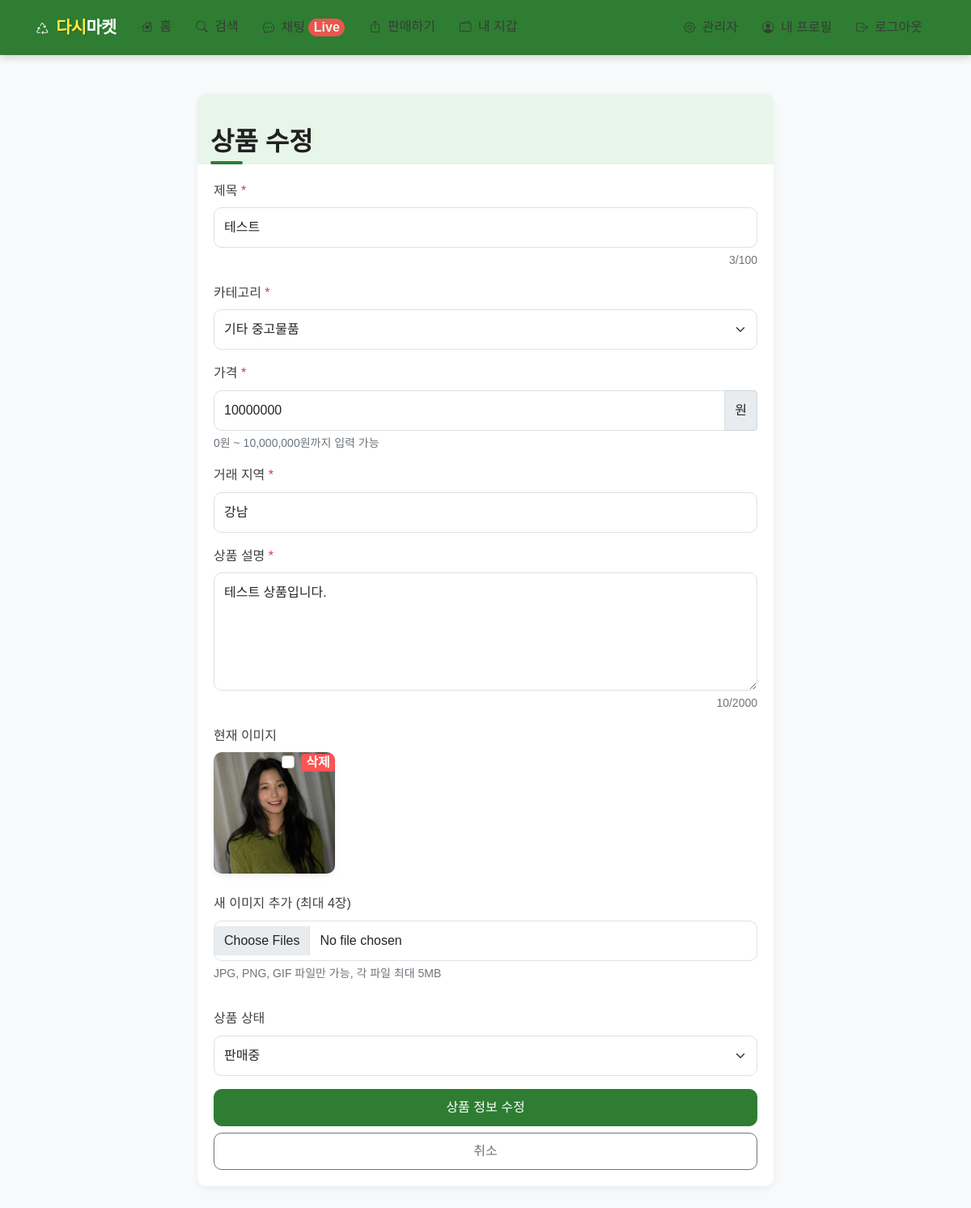
/product/4/edit (signed in), run on the app's committed database.
### app/models.py (models this page shows, shortened)
class Product(db.Model):
    __tablename__ = 'products'
    id = db.Column(db.Integer, primary_key=True)
    title = db.Column(db.String(120), nullable=False)
    description = db.Column(db.Text, nullable=False)
    price = db.Column(db.Integer, nullable=False)
    category = db.Column(db.String(50), nullable=False)
    location = db.Column(db.String(100), nullable=False)
    seller_id = db.Column(db.Integer, db.ForeignKey('users.id'), nullable=False)
    status = db.Column(db.String(20), default='active')  # active, sold, hidden
    created_at = db.Column(db.DateTime, default=datetime.utcnow)
    updated_at = db.Column(db.DateTime, default=datetime.utcnow, onupdate=datetime.utcnow)
    images = db.relationship('ProductImage', backref='product', lazy='dynamic', cascade='all, delete-orphan')
    transfers = db.relationship('Transfer', backref='product', lazy='dynamic')

class ProductImage(db.Model):
    __tablename__ = 'product_images'
    id = db.Column(db.Integer, primary_key=True)
    product_id = db.Column(db.Integer, db.ForeignKey('products.id'), nullable=False)
    image_path = db.Column(db.String(200), nullable=False)
    created_at = db.Column(db.DateTime, default=datetime.utcnow)

### app/product/routes.py (the view)
@bp.route('/<int:product_id>/edit', methods=['GET', 'POST'])
@login_required
def edit_product(product_id):
    product = Product.query.get_or_404(product_id)
    if current_user.id != product.seller_id and not current_user.is_admin:
        flash('이 상품을 수정할 권한이 없습니다.')
        return redirect(url_for('main.index'))
    form = ProductForm()
    if request.method == 'POST':
        product.title = request.form.get('title')
        product.description = request.form.get('description')
        product.price = request.form.get('price')
        product.category = request.form.get('category')
        product.location = request.form.get('location')
        status_map = {
            'available': 'active',  # 판매중 -> active
            'reserved': 'reserved', # 예약중 -> reserved
            'sold': 'sold'          # 판매완료 -> sold
        }
        template_status = request.form.get('status', 'available')
        product.status = status_map.get(template_status, 'active')  # 기본값은 active
        product.updated_at = datetime.utcnow()
        delete_images = request.form.getlist('delete_images')
        for image_id in delete_images:
            image = ProductImage.query.get(image_id)
            if image and image.product_id == product.id:
                if product.images.count() <= 1 and len(delete_images) >= product.images.count() and not request.files.getlist('images')[0].filename:
                    flash('상품 이미지는 최소 1장 이상 필요합니다.')
                    return render_template('product/edit.html', title='상품 수정', form=form, product=product)
                try:
                    os.remove(os.path.join(current_app.config['UPLOAD_FOLDER'], image.image_path))
                except:
                    pass  # 파일이 없어도 계속 진행
                db.session.delete(image)
        images = request.files.getlist('images')
        for image in images:
            if image and image.filename:
                filename = secure_filename(f"{uuid.uuid4()}_{image.filename}")
                file_path = os.path.join('products', filename)
                upload_path = os.path.join(current_app.config['UPLOAD_FOLDER'], 'products')
                os.makedirs(upload_path, exist_ok=True)
                image.save(os.path.join(upload_path, filename))
                product_image = ProductImage(product_id=product.id, image_path=file_path)
                db.session.add(product_image)
        db.session.commit()
        flash('상품 정보가 업데이트되었습니다!')
        return redirect(url_for('product.view_product', product_id=product.id))
    elif request.method == 'GET':
        form.title.data = product.title
        form.description.data = product.description
        form.price.data = product.price
        form.category.data = product.category
        form.location.data = product.location
    form.images.validators = [FileAllowed(['jpg', 'png', 'jpeg', 'gif'], '이미지 파일만 업로드 가능합니다.')]
    return render_template('product/edit.html', title='상품 수정', form=form, product=product)

### app/product/forms.py
class ProductForm(FlaskForm):
    title = StringField('제목', validators=[DataRequired(), Length(min=2, max=120)])
    description = TextAreaField('설명', validators=[DataRequired(), Length(min=10, max=2000)])
    price = IntegerField('가격', validators=[DataRequired(), NumberRange(min=0)])
    category = SelectField('카테고리', validators=[DataRequired()], choices=[
        ('electronics', '전자제품'),
        ('fashion', '패션/의류'),
        ('books', '도서'),
        ('sports', '스포츠/레저'),
        ('furniture', '가구/인테리어'),
        ('beauty', '뷰티/미용'),
        ('toys', '장난감/취미'),
        ('etc', '기타')
    ])
    location = StringField('지역', validators=[DataRequired(), Length(min=2, max=100)])
    status = SelectField('판매 상태', validators=[DataRequired()], choices=[
        ('available', '판매중'),
        ('reserved', '거래중'),
        ('sold', '판매완료')
    ])
    images = MultipleFileField('이미지', validators=[
        FileRequired('최소 한 개의 이미지를 업로드해주세요.'),
        FileAllowed(['jpg', 'png', 'jpeg', 'gif'], '이미지 파일만 업로드 가능합니다.')
    ])
    submit = SubmitField('등록하기')

### app/models.py (called while the page is built)
@login_manager.user_loader
def load_user(id):
    return User.query.get(int(id))

### app/templates/product/edit.html (shortened to what this page needs)
{% extends 'base.html' %}
{% block content %}
<div class="container">
    <div class="row justify-content-center">
        <div class="col-md-8">
            <div class="card">
                <div class="card-header">
                    <h2 class="mb-0">상품 수정</h2>
                </div>
                <div class="card-body">
                    <form method="post" enctype="multipart/form-data" id="productForm">
                        <div class="mb-3">
                            <label for="title" class="form-label">제목 <span class="text-danger">*</span></label>
                            <input type="text" class="form-control" id="title" name="title" required maxlength="100" value="{{ product.title }}">
                            <div class="form-text text-end"><span id="titleCount">{{ product.title|length }}</span>/100</div>
                        </div>
                        <div class="mb-3">
                            <label for="category" class="form-label">카테고리 <span class="text-danger">*</span></label>
                            <select class="form-select" id="category" name="category" required>
                                <option value="other" {% if product.category == 'other' %}selected{% endif %}>기타 중고물품</option>
                            </select>
                        </div>
                        <div class="mb-3">
                            <label for="price" class="form-label">가격 <span class="text-danger">*</span></label>
                            <div class="input-group">
                                <input type="number" class="form-control" id="price" name="price" required min="0" max="10000000" value="{{ product.price }}">
                                <span class="input-group-text">원</span>
                            </div>
                            <div class="form-text">0원 ~ 10,000,000원까지 입력 가능</div>
                        </div>
                        <div class="mb-3">
                            <label for="location" class="form-label">거래 지역 <span class="text-danger">*</span></label>
                            <input type="text" class="form-control" id="location" name="location" required maxlength="50" value="{{ product.location }}">
                        </div>
                        <div class="mb-3">
                            <label for="description" class="form-label">상품 설명 <span class="text-danger">*</span></label>
                            <textarea class="form-control" id="description" name="description" rows="5" required maxlength="2000">{{ product.description }}</textarea>
                            <div class="form-text text-end"><span id="descriptionCount">{{ product.description|length }}</span>/2000</div>
                        </div>
                        <div class="mb-3">
                            <label class="form-label">현재 이미지</label>
                            <div class="row mb-3">
                                {% for image in product.images %}
                                <div class="col-4 col-md-3 mb-2">
                                    <div class="card position-relative">
                                        <img src="{{ url_for('static', filename='uploads/' + image.image_path) }}" class="card-img-top" alt="상품 이미지" style="height: 150px; object-fit: cover;">
                                        <div class="position-absolute top-0 end-0">
                                            <div class="form-check">
                                                <input class="form-check-input" type="checkbox" id="delete_image_{{ image.id }}" name="delete_images" value="{{ image.id }}">
                                                <label class="form-check-label" for="delete_image_{{ image.id }}">
                                                    <span class="badge bg-danger">삭제</span>
                                                </label>
                                            </div>
                                        </div>
                                    </div>
                                </div>
                                {% endfor %}
                            </div>
                        </div>
                        <div class="mb-3">
                            <label class="form-label">새 이미지 추가 (최대 {{ 5 - product.images.count() }}장)</label>
                            <div class="input-group">
                                <input type="file" class="form-control" id="images" name="images" multiple accept="image/*" {% if product.images.count() >= 5 %}disabled{% endif %}>
                            </div>
                            <div class="form-text">JPG, PNG, GIF 파일만 가능, 각 파일 최대 5MB</div>
                        </div>
                        <div class="mb-3">
                            <label for="status" class="form-label">상품 상태</label>
                            <select class="form-select" id="status" name="status" required>
                                <option value="available" {% if product.status == 'active' %}selected{% endif %}>판매중</option>
                            </select>
                        </div>
                        <div class="d-grid gap-2">
                            <button type="submit" class="btn btn-primary">상품 정보 수정</button>
                            <a href="{{ url_for('product.view_product', product_id=product.id) }}" class="btn btn-outline-secondary">취소</a>
                        </div>
                    </form>
                </div>
            </div>
        </div>
    </div>
</div>
{% endblock %}

### app/static/css/style.css (style rules this page uses)
:root { --primary-color: #FF7E36; --secondary-color: #56C4C5; --accent-color: #3A86FF; --light-color: #FFF8F0; --dark-color: #363636; --gray-color: #f8f9fa; --border-radius: 10px; --box-shadow: 0 4px 12px rgba(0, 0, 0, 0.08); }
body { font-family: 'Pretendard', 'Noto Sans KR', -apple-system, BlinkMacSystemFont, sans-serif; background-color: var(--light-color); color: var(--dark-color); line-height: 1.6; padding-bottom: 0; }
.btn { border-radius: var(--border-radius); font-weight: 500; padding: 10px 20px; transition: all 0.2s ease; }
.btn-primary { background-color: var(--primary-color) !important; border-color: var(--primary-color) !important; }
.container { padding: 20px 15px; }
.card { border-radius: var(--border-radius); border: none; box-shadow: var(--box-shadow); transition: transform 0.3s ease, box-shadow 0.3s ease; overflow: hidden; height: 100%; background-color: white; }
.card-img-top { height: 200px; object-fit: cover; transition: transform 0.3s ease; }
.card-body { padding: 1.25rem; }
h2 { font-weight: 700; margin-top: 2rem; margin-bottom: 1.5rem; position: relative; display: inline-block; }
h2:after { content: ''; position: absolute; bottom: -8px; left: 0; width: 40px; height: 4px; background-color: var(--primary-color); border-radius: 2px; }
.form-control, .form-select { border-radius: var(--border-radius); padding: 12px; border: 1px solid #e0e0e0; transition: all 0.2s ease; }
.form-label { font-weight: 500; margin-bottom: 8px; color: #414141; }

### app/templates/base.html (style rules this page uses)
:root { --primary-color: #2E7D32; --secondary-color: #1B5E20; --accent-color: #FF5252; --accent-color-dark: #D32F2F; --background-color: #F8F9FA; --light-accent: #E8F5E9; --text-color: #212121; --light-text: #FFFFFF; --border-radius: 10px; }
body { font-family: 'Pretendard', 'Noto Sans KR', sans-serif; background-color: var(--background-color); color: var(--text-color); }
.btn-primary { background-color: var(--primary-color); border-color: var(--primary-color); color: var(--light-text); }
.card { border-radius: var(--border-radius); box-shadow: 0 4px 8px rgba(0, 0, 0, 0.05); border: none; }
.card-header { background-color: var(--light-accent); border-bottom: none; font-weight: 600; }
.badge.bg-danger { background-color: var(--accent-color) !important; }
.badge { font-size: inherit; padding: 0.2em 0.4em; }

### data on the page
Product: title "테스트", category "기타 중고물품", price "10000000", location "강남", description "테스트 상품입니다.", status "판매중"
ProductImage: image_path (picture)

### other printed values
{{ product.title|length }} "3"
{{ product.description|length }} "10"
{{ 5 - product.images.count() }} "4"
